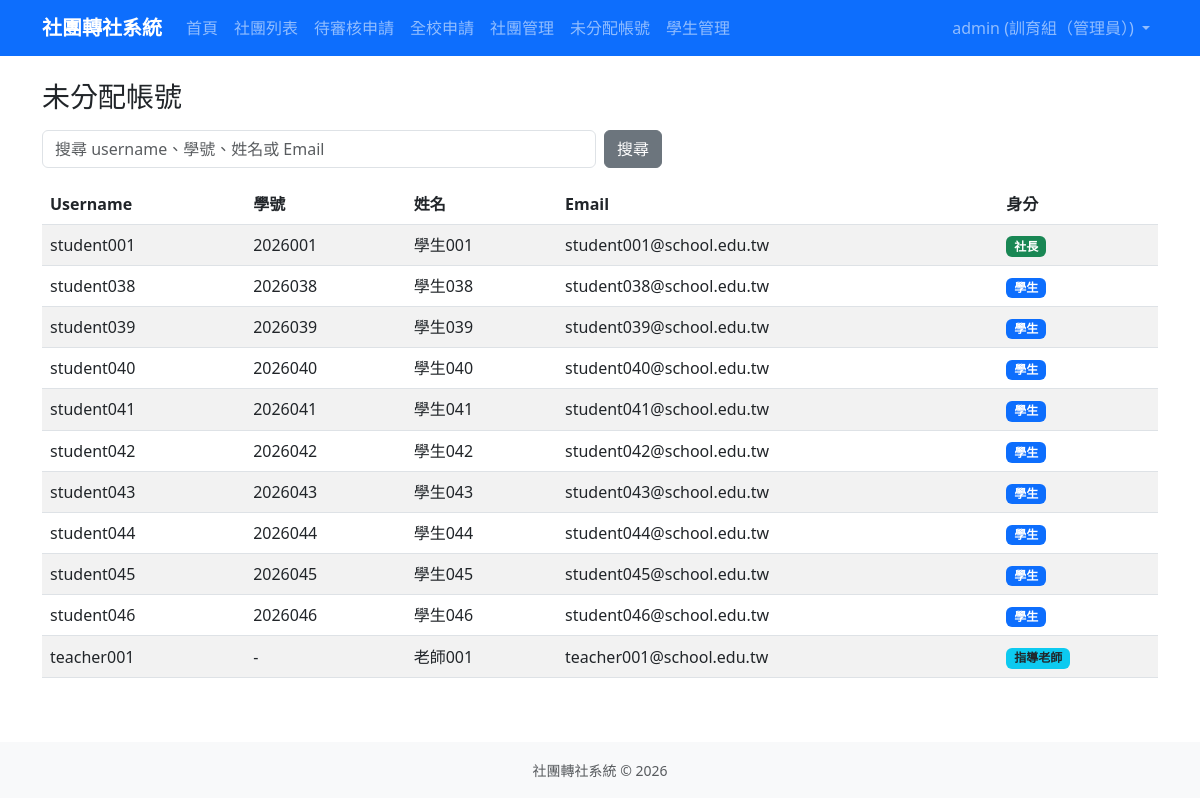
Screenshot of /admin-panel/unassigned/accounts/ (signed in) with the database file from the repository.
### accounts/models.py (models this page shows, shortened)
class User(django.contrib.auth.models.AbstractUser):
    ROLE_CHOICES = [
        ('student', '學生'),
        ('president', '社長'),
        ('teacher', '指導老師'),
        ('admin', '訓育組（管理員）'),
    ]
    role = models.CharField(
        max_length=20,
        choices=ROLE_CHOICES,
        default='student',
        verbose_name='身分組'
    )
    student_id = models.CharField(
        max_length=20,
        blank=True,
        verbose_name='學號'
    )
    club = models.ForeignKey(
        'clubs.Club',
        on_delete=models.SET_NULL,
        null=True,
        blank=True,
        verbose_name='所屬社團',
        related_name='members'
    )
    class Meta:
        verbose_name = '使用者'
        verbose_name_plural = '使用者'
    def __str__(self):
        return f"{self.get_full_name() or self.username} ({self.get_role_display()})"

### accounts/views.py (the view, shortened to what this page needs)
# urls.py: path('admin-panel/unassigned/accounts/', views.UnassignedAccountListView.as_view(), name='unassigned_account_list'),
class UnassignedAccountListView(LoginRequiredMixin, AdminRequiredMixin, ListView):
    template_name = 'accounts/unassigned_account_list.html'
    context_object_name = 'accounts'
    paginate_by = 50
    def get_queryset(self):
        query = self.request.GET.get('q', '').strip()
        student_accounts = User.objects.filter(
            role__in=['student', 'president'],
            is_active=True,
            club__isnull=True,
        )
        teacher_accounts = User.objects.filter(role='teacher', is_active=True)
        assigned_teacher_values = {
            normalize_teacher_text(value)
            for value in Club.objects.exclude(teacher='').values_list('teacher', flat=True)
            if normalize_teacher_text(value)
        }
        accounts = list(student_accounts) + [
            teacher for teacher in teacher_accounts
            if get_teacher_match_values(teacher).isdisjoint(assigned_teacher_values)
        ]
        return sorted(accounts, key=lambda account: (account.role, account.username))
    def get_context_data(self, **kwargs):
        context = super().get_context_data(**kwargs)
        context['q'] = self.request.GET.get('q', '').strip()
        return context

### accounts/views.py (called while the page is built)
def normalize_teacher_text(value):
    return ' '.join((value or '').split())

def get_teacher_match_values(teacher):
    full_name = normalize_teacher_text(teacher.get_full_name())
    first_name = normalize_teacher_text(teacher.first_name)
    username = normalize_teacher_text(teacher.username)
    display_name = full_name or first_name or username
    values = {
        username,
        first_name,
        full_name,
        normalize_teacher_text(str(teacher)),
    }
    if display_name and username:
        values.add(f'{display_name} ({username})')
    return {value for value in values if value}

    def test_func(self):
        user = self.request.user
        return user.is_authenticated and (
            user.is_superuser or getattr(user, 'role', None) == 'admin'
        )

### templates/accounts/unassigned_account_list.html (shortened to what this page needs)
{% extends "base.html" %}
{% block content %}
<h1 class="h3 mb-3">未分配帳號</h1>
<form method="get" class="row g-2 mb-3">
    <div class="col-sm-8 col-md-6">
        <input type="search" name="q" value="{{ q }}" class="form-control" placeholder="搜尋 username、學號、姓名或 Email">
    </div>
    <div class="col-auto">
        <button type="submit" class="btn btn-secondary">搜尋</button>
    </div>
</form>
<div class="table-responsive">
    <table class="table table-striped table-hover align-middle">
        <thead>
            <tr>
                <th>Username</th>
                <th>學號</th>
                <th>姓名</th>
                <th>Email</th>
                <th>身分</th>
            </tr>
        </thead>
        <tbody>
            {% for account in accounts %}
                <tr>
                    <td>{{ account.username }}</td>
                    <td>{{ account.student_id|default:"-" }}</td>
                    <td>{{ account.first_name|default:"-" }}</td>
                    <td>{{ account.email|default:"-" }}</td>
                    <td>
                        {% if account.role == 'student' %}
                            <span class="badge bg-primary">學生</span>
                        {% elif account.role == 'president' %}
                            <span class="badge bg-success">社長</span>
                        {% elif account.role == 'teacher' %}
                            <span class="badge bg-info text-dark">指導老師</span>
                        {% else %}
                            {{ account.get_role_display }}
                        {% endif %}
                    </td>
                </tr>
            {% empty %}
                <tr>
                    <td colspan="5" class="text-center text-muted">沒有未分配帳號。</td>
                </tr>
            {% endfor %}
        </tbody>
    </table>
</div>
{% endblock %}

### templates/base.html (shortened to what this page needs)
<!DOCTYPE html>
<html lang="zh-TW">
<head>
    <link href="https://cdn.jsdelivr.net/npm/bootstrap@5.3.0/dist/css/bootstrap.min.css" rel="stylesheet">
</head>
<body>
    <nav class="navbar navbar-expand-lg navbar-dark bg-primary">
        <div class="container">
            <a class="navbar-brand" href="{% url 'home' %}">社團轉社系統</a>
            <div class="collapse navbar-collapse" id="navbarNav">
                <ul class="navbar-nav me-auto">
                    <li class="nav-item">
                        <a class="nav-link" href="{% url 'home' %}">首頁</a>
                    </li>
                    <li class="nav-item">
                        <a class="nav-link" href="{% url 'club_list' %}">社團列表</a>
                    </li>
                    {% if user.is_authenticated %}
                        {% if user.role == 'president' or user.role == 'teacher' or user.role == 'admin' %}
                            <li class="nav-item">
                                <a class="nav-link" href="{% url 'pending_approvals' %}">待審核申請</a>
                            </li>
                        {% endif %}
                        {% if user.role == 'admin' %}
                            <li class="nav-item">
                                <a class="nav-link" href="{% url 'all_requests' %}">全校申請</a>
                            </li>
                        {% endif %}
                        {% if user.is_superuser or user.role == 'admin' %}
                            <li class="nav-item">
                                <a class="nav-link" href="{% url 'club_admin_list' %}">社團管理</a>
                            </li>
                            <li class="nav-item">
                                <a class="nav-link" href="{% url 'unassigned_account_list' %}">未分配帳號</a>
                            </li>
                            <li class="nav-item">
                                <a class="nav-link" href="{% url 'student_admin_list' %}">學生管理</a>
                            </li>
                        {% endif %}
                    {% endif %}
                </ul>
                <ul class="navbar-nav">
                    {% if user.is_authenticated %}
                        <li class="nav-item dropdown">
                            <a class="nav-link dropdown-toggle" href="#" role="button" data-bs-toggle="dropdown">
                                {{ user.get_full_name|default:user.username }} ({{ user.get_role_display }})
                            </a>
                        </li>
                    {% else %}
                        <li class="nav-item">
                            <a class="nav-link" href="{% url 'login' %}">登入</a>
                        </li>
                    {% endif %}
                </ul>
            </div>
        </div>
    </nav>
    <main class="container my-4">
        {% block content %}{% endblock %}
    </main>
    <footer class="bg-light py-3 mt-5">
        <div class="container text-center text-muted">
            <small>社團轉社系統 &copy; 2026</small>
        </div>
    </footer>
</body>
</html>

### templates/base.html (style rules this page uses)
.navbar-brand { font-weight: bold; }

### rows the page displays
User: get_full_name "admin", role "訓育組（管理員）"
User: username "student001", student_id "2026001", first_name "學生001", email "student001@school.edu.tw", role "社長"
User: username "student038", student_id "2026038", first_name "學生038", email "student038@school.edu.tw", role "學生"
User: username "student039", student_id "2026039", first_name "學生039", email "student039@school.edu.tw", role "學生"
User: username "student040", student_id "2026040", first_name "學生040", email "student040@school.edu.tw", role "學生"
User: username "student041", student_id "2026041", first_name "學生041", email "student041@school.edu.tw", role "學生"
User: username "student042", student_id "2026042", first_name "學生042", email "student042@school.edu.tw", role "學生"
User: username "student043", student_id "2026043", first_name "學生043", email "student043@school.edu.tw", role "學生"
User: username "student044", student_id "2026044", first_name "學生044", email "student044@school.edu.tw", role "學生"
User: username "student045", student_id "2026045", first_name "學生045", email "student045@school.edu.tw", role "學生"
User: username "student046", student_id "2026046", first_name "學生046", email "student046@school.edu.tw", role "學生"
User: username "teacher001", student_id "-", first_name "老師001", email "teacher001@school.edu.tw", role "指導老師"
